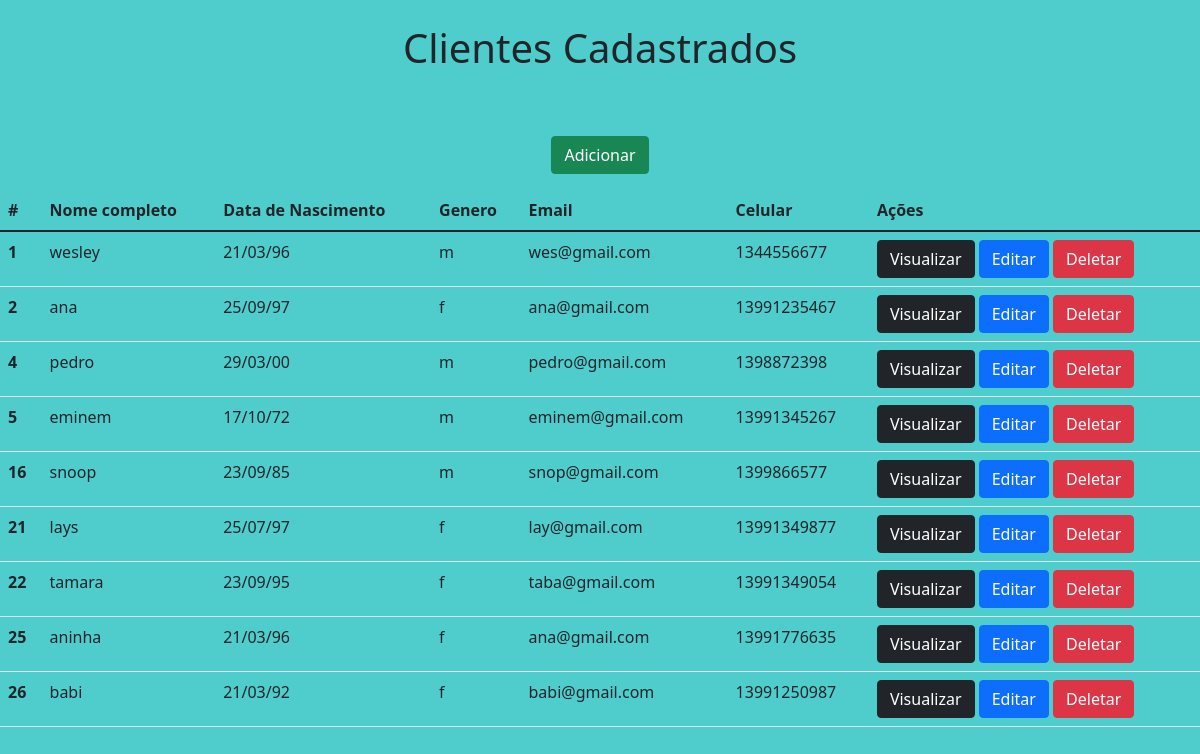
The page / on the database its author committed.
### app/models.py (models this page shows)
class Pessoa(models.Model):
    nome = models.CharField(max_length=100)
    data_nascimento = models.DateField(blank=True, null=True)
    genero = models.CharField(max_length=1, choices=sexo_choices)
    email = models.EmailField(blank=True, null=True)
    cell = models.IntegerField()
    def format_data(self):
        return self.data_nascimento.strftime('%d/%m/%y')

### app/views.py (the view)
# urls.py: 2. Add a URL to urlpatterns:  path('', views.home, name='home')
def home(request):
    data = {}
    data['db'] = Pessoa.objects.all()
    return render(request, 'index.html', data)

### app/templates/index.html (shortened to what this page needs)
<!DOCTYPE html>
<html lang="pt-br">
<head>
    <link rel="stylesheet" href="https://cdn.jsdelivr.net/npm/bootstrap@5.1.3/dist/css/bootstrap.min.css">
</head>
<body>
    <div class="col-8 m-auto pt-4 pb-3 text-center">
        <h1>Clientes Cadastrados</h1>
    </div>
    <div class="col-8 m-auto pt-4 pb-3 text-center ">
        <a href="/form" class="btn btn-success mt-3">Adicionar</a>
    </div>
        <table class="table">
          <thead class="thead-dark">
            <tr>
              <th scope="col">#</th>
              <th scope="col"> Nome  completo</th>
              <th scope="col">Data de Nascimento</th>
              <th scope="col">Genero</th>
                <th scope="col">Email</th>
                <th scope="col">Celular</th>
                <th scope="col">   Ações   </th>
            </tr>
          </thead>
          <tbody>
          {% for dbs in db %}
                <tr>
                    <th scope="row">{{dbs.id}}</th>
                    <td>{{dbs.nome}}</td>
                    <td>{{dbs.format_data}}</td>
                    <td>{{dbs.genero}}</td>
                    <td>{{dbs.email}}</td>
                    <td>{{dbs.cell}}</td>
                    <td>
                        <a href="/view/{{dbs.id}}/" class="btn btn-dark">Visualizar</a>
                        <a href="/edit/{{dbs.id}}/" class="btn btn-primary">Editar</a>
                        <a href="/delete/{{dbs.id}}/" class="btn btn-danger btnDel">Deletar</a>
                    </td>
                </tr>
          {% endfor %}
          </tbody>
        </table>
    {% load static %}
</body>
</html>

### app/templates/index.html (style rules this page uses)
body { background-color: rgba(19, 189, 189, 0.747); }

### rows shown on the page
Pessoa: id "1", nome "wesley", format_data "21/03/96", genero "m", email "wes@gmail.com", cell "1344556677"
Pessoa: id "2", nome "ana", format_data "25/09/97", genero "f", email "ana@gmail.com", cell "13991235467"
Pessoa: id "4", nome "pedro", format_data "29/03/00", genero "m", email "pedro@gmail.com", cell "1398872398"
Pessoa: id "5", nome "eminem", format_data "17/10/72", genero "m", email "eminem@gmail.com", cell "13991345267"
Pessoa: id "16", nome "snoop", format_data "23/09/85", genero "m", email "snop@gmail.com", cell "1399866577"
Pessoa: id "21", nome "lays", format_data "25/07/97", genero "f", email "lay@gmail.com", cell "13991349877"
Pessoa: id "22", nome "tamara", format_data "23/09/95", genero "f", email "taba@gmail.com", cell "13991349054"
Pessoa: id "25", nome "aninha", format_data "21/03/96", genero "f", email "ana@gmail.com", cell "13991776635"
Pessoa: id "26", nome "babi", format_data "21/03/92", genero "f", email "babi@gmail.com", cell "13991250987"
